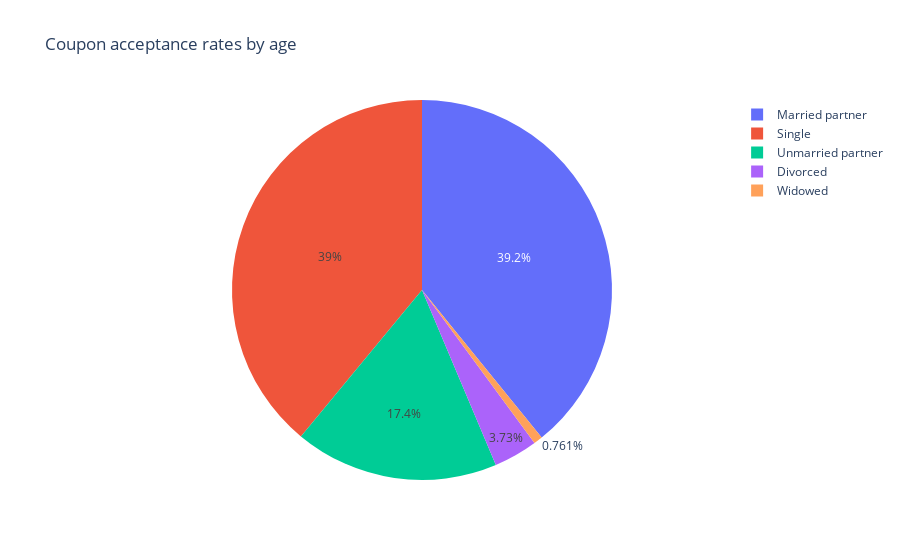

Source (notebook cell):
### Code cell
# Pie chart to see the acceptance rate by marital Status for Restaurant coupons
fig_pie_res_marital = px.pie(restaurant_coupons, values="Y", names="maritalStatus",title="Coupon acceptance rates by Marital Staus")
fig_pie_res_marital.show()
fig_pie_res_marital.write_image('./images/fig_pie_restaurant_marital.png')

### Figure 1 — Plotly figure (JSON) as saved in the notebook; plotly's stock layout.template omitted (floating-point values rounded to 4 significant figures; data arrays with more than 128 entries replaced by an {"elided": "..."} marker saying what was removed)
{"data": [{"domain": {"x": [0, 1], "y": [0, 1]}, "hovertemplate": "maritalStatus=%{label}<br>Y=%{value}<extra></extra>", "labels": {"elided": "4278 str values"}, "legendgroup": "", "name": "", "showlegend": true, "type": "pie", "values": {"elided": "4278 int values"}}], "layout": {"autosize": true, "legend": {"tracegroupgap": 0}, "title": {"text": "Coupon acceptance rates by age"}}}
